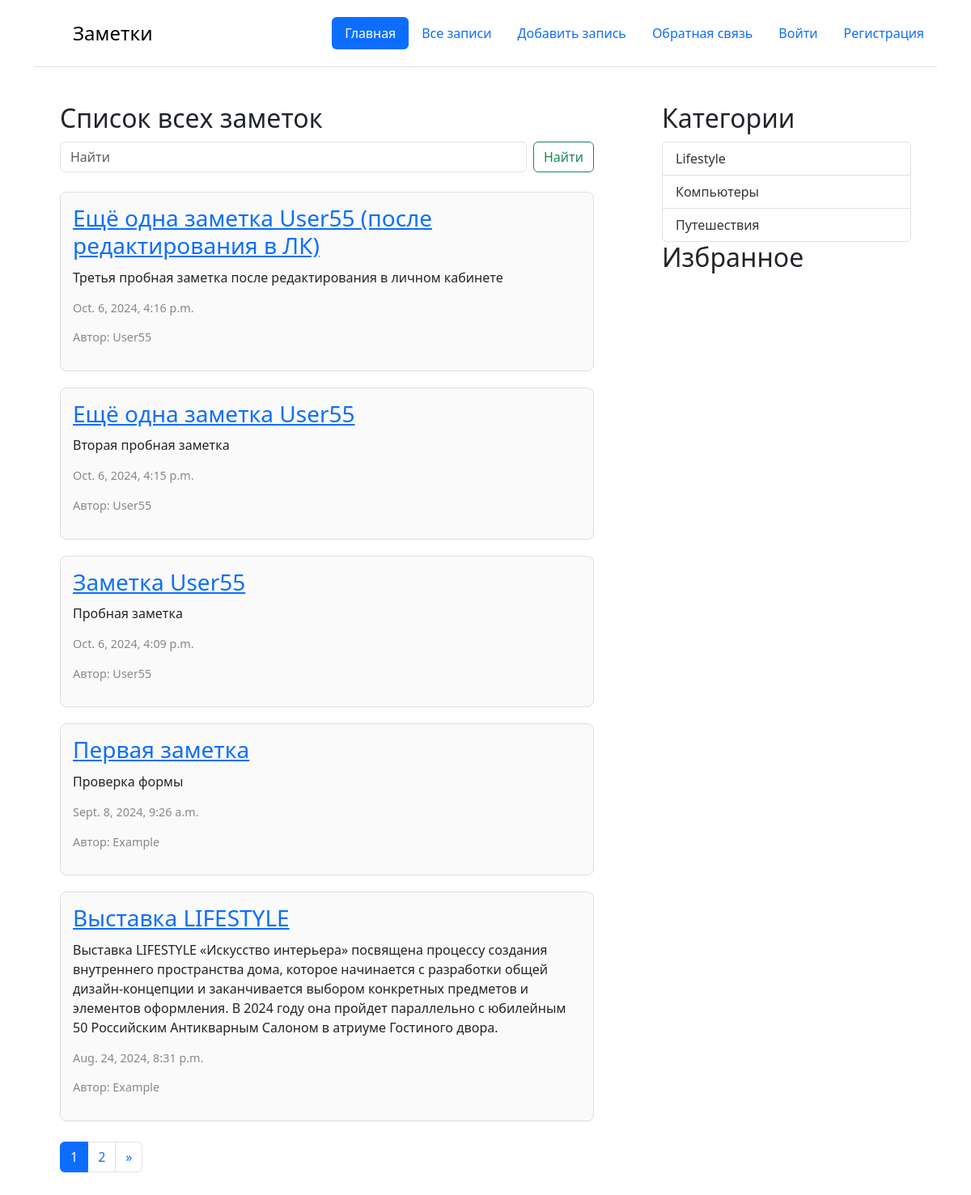
/notes, run on an earlier commit of the app's database.
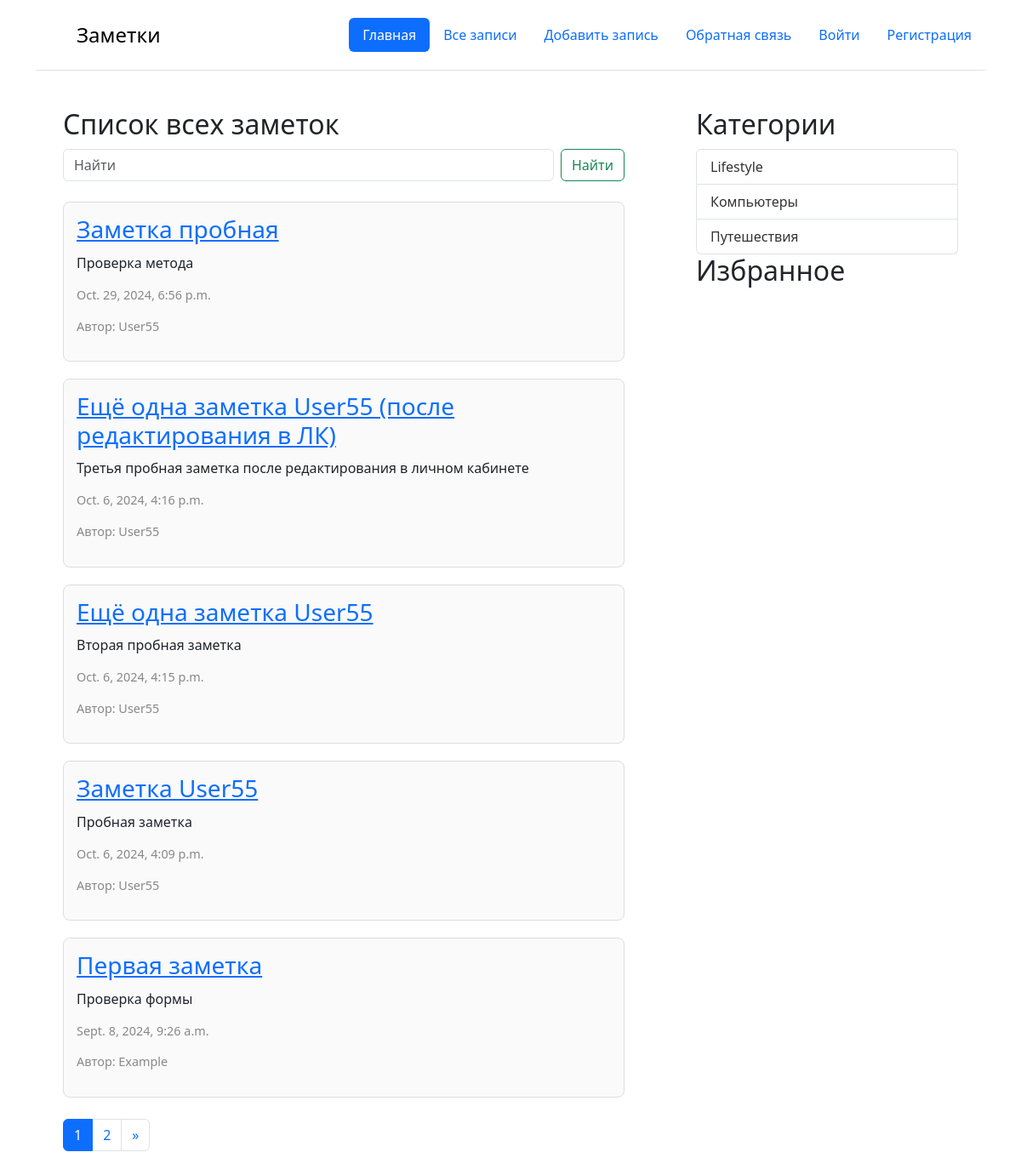
And on a later commit of the database.
### core/models.py (models this page shows, shortened)
class Note(models.Model):
    title = models.CharField(max_length=200)
    text = models.TextField()
    created_date = models.DateTimeField(auto_now_add=True)
    category = models.ForeignKey(NoteCategory,
                                 blank=True,
                                 null=True,
                                 on_delete=models.SET_NULL,
                                 related_name='category_notes'
                                 )
    profile = models.ForeignKey(Profile,
                                related_name='profile_notes',
                                on_delete=models.CASCADE)
    class Meta:
        verbose_name = 'Заметка'
        verbose_name_plural = 'Заметки'
        ordering = ["-created_date"]

class NoteCategory(models.Model):
    title = models.CharField(max_length=255, verbose_name='Название')
    class Meta:
        verbose_name = 'Категория'
        verbose_name_plural = 'Категории'
        ordering = ["title"]

### user/models.py (models this page shows)
class Profile(models.Model):
    user = models.OneToOneField(User,
                                on_delete=models.CASCADE
                                )
    about = models.TextField(verbose_name='Обо мне')

### core/views.py (the view)
# urls.py: path('notes', notes, name='notes'),
def notes(request):
    notes = Note.objects.prefetch_related('profile__user').all()
    category = request.GET.get('category')
    author = request.GET.get('author')
    order_by = request.GET.get('order_by')
    page = request.GET.get('page', 1)
    active_category = None
    active_author = None
    if category:
        notes = notes.filter(category__id=int(category))
        active_category = NoteCategory.objects.get(id=category)
    if author:
        notes = notes.filter(profile__id=author)
        active_author = Profile.objects.get(id=author)
    if order_by:
        notes = notes.order_by(order_by)
    categories = NoteCategory.objects.all()
    p = Paginator(notes, 5)
    page_objects = p.page(page)
    categories = NoteCategory.objects.all()
    favorites = None
    if request.user.is_authenticated:
        profile = request.user.profile
        favorites = Favorites.objects.filter(profile=profile)
    context = {
        'notes': notes,
        'categories': categories,
        'active_category': active_category,
        'favorites': favorites,
        'active_author': active_author,
        'page_objects': page_objects
    }
    return render(request, 'notes.html', context)

### templates/notes.html (shortened to what this page needs)
{% extends 'base.html' %}
{% block content %}
<div class="container">
    <div class="row">
        <div class="col-md-8">
            <div class="main-content">
                <h2>Список всех заметок</h2>
                <form class="d-flex mb-4" role="search" action="{% url 'notes_search' %}">
                    <input value="{{ search_text }}" name="text" class="form-control me-2" type="search" placeholder="Найти" aria-label="Search">
                    <button class="btn btn-outline-success" type="submit">Найти</button>
                </form>
                {% for note in page_objects.object_list %}
                <div class="post-card">
                    <h3><a href="{% url 'note_detail' note.id %}">{{ note.title }}</a></h3>
                    <p>{{ note.text }}</p>
                    <p class="date">{{ note.created_date }}</p>
                    <p class="date"> Автор: {{ note.profile.user.username }}</p>
                </div>
                {% endfor %}
                <nav aria-label="Page navigation example">
                    <ul class="pagination">
                        <li class="page-item active"><a class="page-link" href="#">{{ page_objects.number }}</a></li>
                        {% if page_objects.has_next %}
                        <li class="page-item"><a class="page-link" href="?page={{ page_objects.next_page_number }}">{{ page_objects.next_page_number }}</a></li>
                        <li class="page-item"><a class="page-link" href="?page={{ page_objects.next_page_number }}" aria-label="Next"><span aria-hidden="true">&raquo;</span></a></li>
                        {% endif %}
                    </ul>
                </nav>
            </div>
        </div>
        <div class="col-md-4">
            <aside class="sidebar">
                <h2>Категории</h2>
                <ul class="list-group">
                    {% for category in categories %}
                    {% if category.id == active_category.id %}
                    <b>
                        <li class="list-group-item active"><a href="?category={{ category.id }}">{{ category.title }}</a></li>
                    </b>
                    {% else %}
                    <li class="list-group-item"><a href="?category={{ category.id }}">{{ category.title }}</a></li>
                    {% endif %}
                    {% endfor %}
                </ul>
                <h2>Избранное</h2>
            </aside>
        </div>
    </div>
</div>
{% endblock %}

### templates/base.html (shortened to what this page needs)
{% load static %}
<!DOCTYPE html>
<html lang="ru">
<head>
    <link href="https://cdn.jsdelivr.net/npm/bootstrap@5.3.3/dist/css/bootstrap.min.css" rel="stylesheet"
>
</head>
<body>
<div class="container">
    <header class="d-flex flex-wrap justify-content-center py-3 mb-4 border-bottom">
        <a href="{% url 'main' %}"
           class="d-flex align-items-center mb-3 mb-md-0 me-md-auto link-body-emphasis text-decoration-none">
            <svg class="bi me-2" width="40" height="32">
                <use xlink:href="#bootstrap"/>
            </svg>
            <span class="fs-4">Заметки</span>
        </a>
        <ul class="nav nav-pills">
            <li class="nav-item"><a href="{% url 'main' %}" class="nav-link active" aria-current="page">Главная</a></li>
            <li class="nav-item"><a href="{% url 'notes' %}" class="nav-link">Все записи</a></li>
            <li class="nav-item"><a href="{% url 'note_add' %}" class="nav-link">Добавить запись</a></li>
            <li class="nav-item"><a href="{% url 'feedback' %}" class="nav-link">Обратная связь</a></li>
            {% if request.user.is_authenticated %}
            <li class="nav-item dropdown">
                <a class="nav-link dropdown-toggle" href="#" role="button" data-bs-toggle="dropdown"
                   aria-expanded="false">
                    {{ request.user.username }}
                </a>
                <ul class="dropdown-menu">
                    <li><a class="dropdown-item" href="{% url 'profile_home' %}">Личный кабинет</a></li>
                    <li><a class="dropdown-item" href="{% url 'logout' %}">Выйти</a></li>
                </ul>
            </li>
            {% else %}
            <li class="nav-item"><a class="nav-link" href="{% url 'login' %}">Войти</a></li>
            <li class="nav-item"><a class="nav-link" href="{% url 'register' %}">Регистрация</a></li>
            {% endif %}
        </ul>
    </header>
    {% block content %}
    {% endblock %}
</div>
</body>
</html>

### templates/base.html (style rules this page uses)
.main-content { flex: 2; padding: 20px; background-color: #fff; border-radius: 8px; margin-right: 20px; }
.sidebar { flex: 1; padding: 20px; background-color: #fff; border-radius: 8px; }
h1, h2 { margin: 0; padding-bottom: 10px; }
.post-card { padding: 15px; margin-bottom: 20px; border: 1px solid #ddd; border-radius: 8px; background-color: #fafafa; }
.post-card h3 { margin: 0 0 10px; }
.post-card p { margin: 0 0 15px; }
.post-card .date { color: #888; font-size: 0.9em; }
ul { list-style-type: none; padding: 0; }
ul li { padding: 5px 0; }
ul li a { text-decoration: none; color: #333; }

What changed in the data, as far as the page shows it:
no longer on this page (row unchanged): Note: title "Выставка LIFESTYLE", text "Выставка LIFESTYLE «Искусство интерьера» посвящена процессу создания внутреннего пространства дома, которое начинается с разработки общей дизайн-концепции и заканчивается выбором конкретных предметов и элементов оформления. В 2024 году она пройдет параллельно с юбилейным 50 Российским Антикварным Салоном в атриуме Гостиного двора.", created_date "Aug. 24, 2024, 8:31 p.m.", profile.user.username "Example"
added Note: title "Заметка пробная", text "Проверка метода", created_date "Oct. 29, 2024, 6:56 p.m.", profile.user.username "User55"
